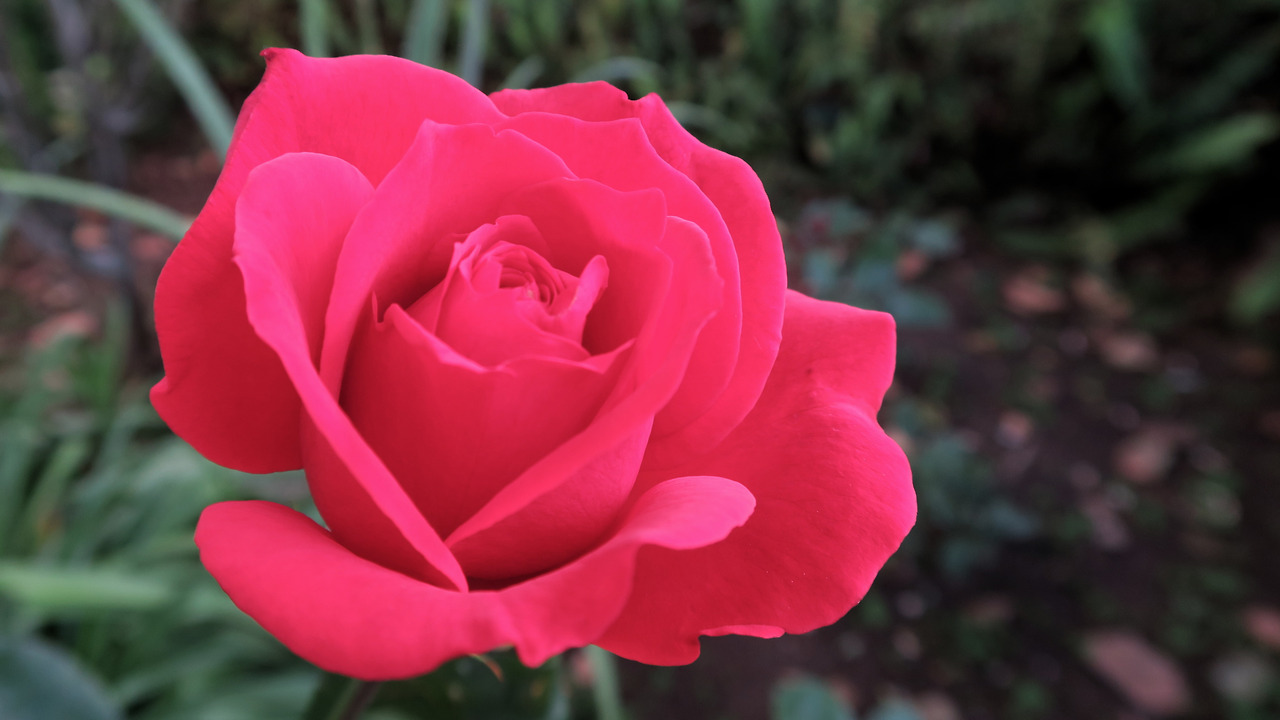
#> input picture rose.png, 1280 x 720 px
$ python example8.py
#> lines starting #> are read from the running program, lines starting #| are printed output that depends on the picture; after the words box and inside, x2 and y2 are one past the last pixel; in counts of white or black regions, pixels touching at a corner belong together
"""
# 예제8 : 영상 보간
# 예제에 필요한 사진이 제공되지 않아 임의로 구글링하여 사용헀습니다. (crop 좌표도 조정)
"""

import cv2 as cv

img = cv.imread('rose.png')
#> img is the input picture: shape (720, 1280, 3); mean B, G, R 64.2, 50.3, 118.3
patch = img[215:315, 465:565, :]
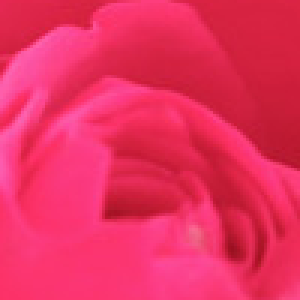
#> patch: shape (100, 100, 3) (shown 3 times larger); mean B, G, R 95.5, 47.2, 233.2

img = cv.rectangle(img, (465, 215), (565, 315), (255, 0, 0), 3)
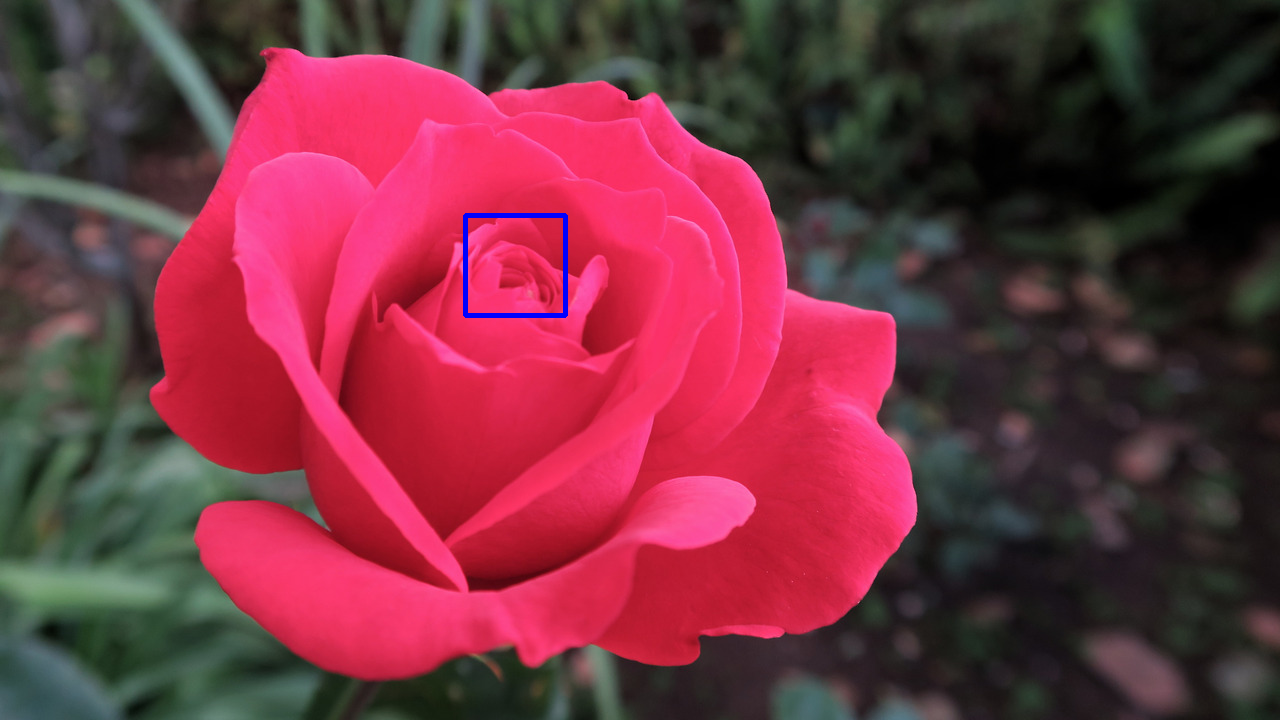
#> img: shape (720, 1280, 3); 0.22% of pixels changed, all inside (x1, y1, x2, y2) = (463, 213, 568, 318)
patch1 = cv.resize(patch, dsize=(0, 0), fx=5, fy=5, interpolation=cv.INTER_NEAREST)
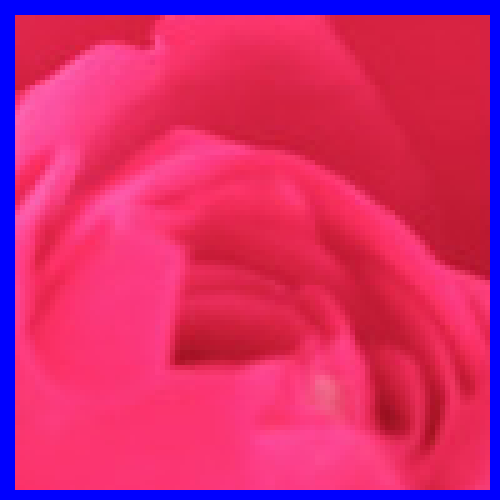
#> patch1: shape (500, 500, 3); mean B, G, R 110.8, 42.4, 210.2
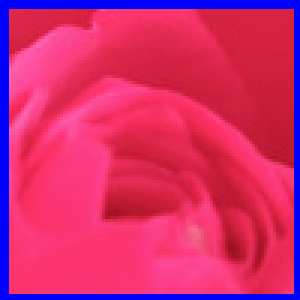
#> patch: shape (100, 100, 3) (shown 3 times larger); 9.75% of pixels changed, all inside (x1, y1, x2, y2) = (0, 0, 100, 100)
patch2 = cv.resize(patch, dsize=(0, 0), fx=5, fy=5, interpolation=cv.INTER_LINEAR)
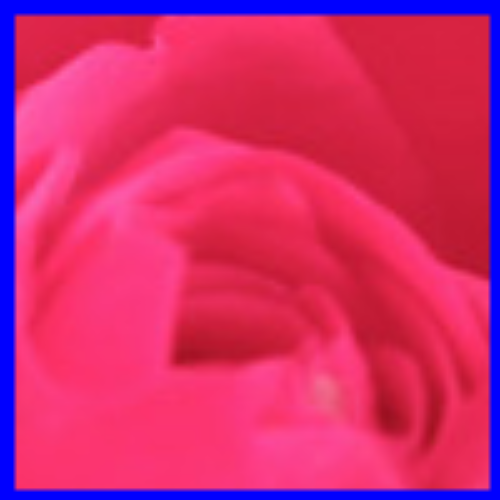
#> patch2: shape (500, 500, 3); mean B, G, R 110.7, 42.3, 210.1
patch3 = cv.resize(patch, dsize=(0, 0), fx=5, fy=5, interpolation=cv.INTER_CUBIC)

cv.imshow('Original', img)
cv.imshow('Resize nearest', patch1)
cv.imshow('Resize bilinear', patch2)
cv.imshow('Resize bicubic', patch3)

cv.waitKey()
cv.destroyAllWindows()

$ run again, with girl_laughing.png copied over rose.png
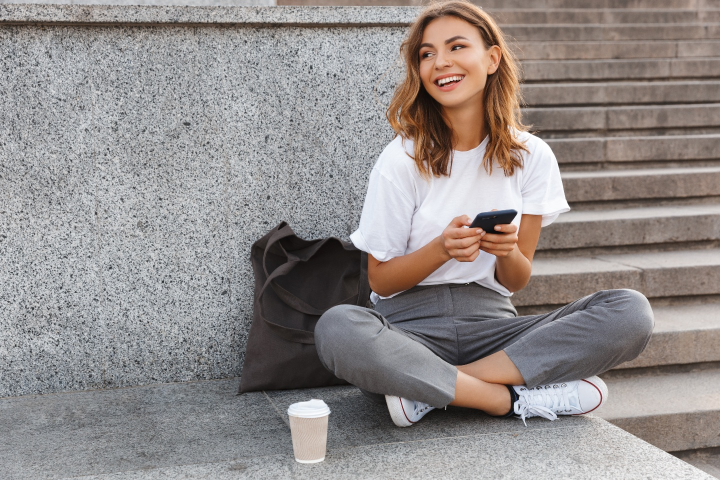
#> input picture girl_laughing.png, 1440 x 960 px (shown at 1/2 size)
#> img is the input picture: shape (960, 1440, 3); mean B, G, R 139.3, 140.7, 146.8
#> img: shape (960, 1440, 3); 0.14% of pixels changed, all inside (x1, y1, x2, y2) = (463, 213, 568, 318)
#> `patch1 = cv.resize(patch, dsize=(0, 0), fx=5, fy=5, interpolation=cv.I..`:
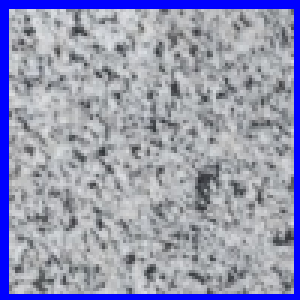
#> patch: shape (100, 100, 3) (shown 3 times larger); mean B, G, R 178.6, 150.9, 149
#> `patch2 = cv.resize(patch, dsize=(0, 0), fx=5, fy=5, interpolation=cv.I..`:
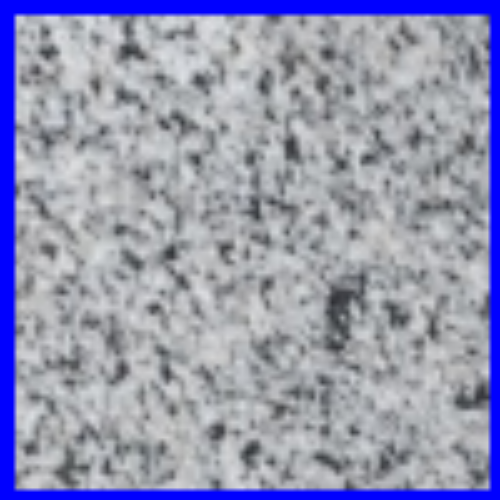
#> patch2: shape (500, 500, 3); mean B, G, R 178.5, 150.8, 148.9

$ run again, with mistryroad.jpg saved as rose.png
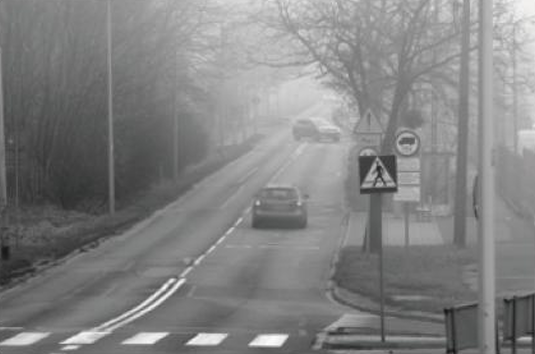
#> input picture mistryroad.jpg, 535 x 354 px
#> img is the input picture: shape (354, 535, 3); mean B, G, R 130.3, 130.4, 130.2
#> `img = cv.rectangle(img, (465, 215), (565, 315), (255, 0, 0), 3)`:
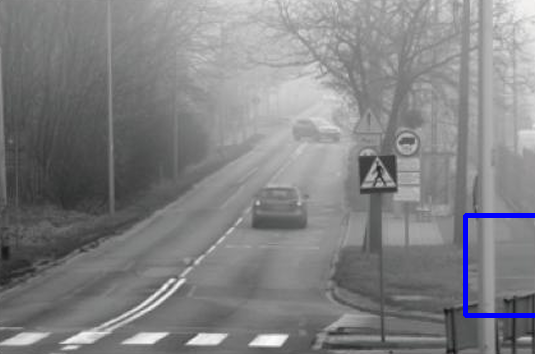
#> img: shape (354, 535, 3); 0.63% of pixels changed, all inside (x1, y1, x2, y2) = (463, 213, 535, 318)
#> `patch1 = cv.resize(patch, dsize=(0, 0), fx=5, fy=5, interpolation=cv.I..`:
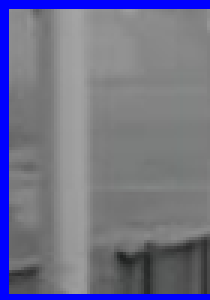
#> patch: shape (100, 70, 3) (shown 3 times larger); mean B, G, R 137.1, 114.1, 113.7
